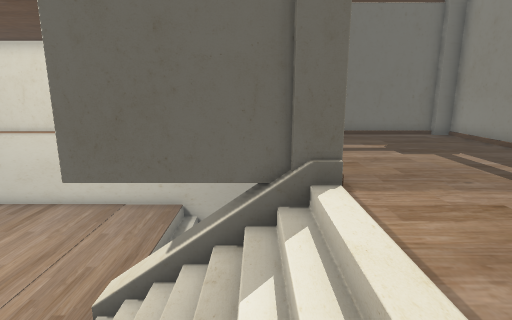
View 1 (above)

20 first-person views from a walk through a 3-D level made in the Unity game engine. The camera is 1.3 m above the floor, tilts 12° down and sees 80° across. The floor is counted in squares, 0.5 m on a side. Each view is taken from the middle of a square. On the plan, view 1 faces up. The plan holds only what a view shows up to about 20 squares ahead; the rest is blank. The player character is not drawn. Door leaves are left out, so doorways stand open. Some surface patterns are stand-ins.

View 2
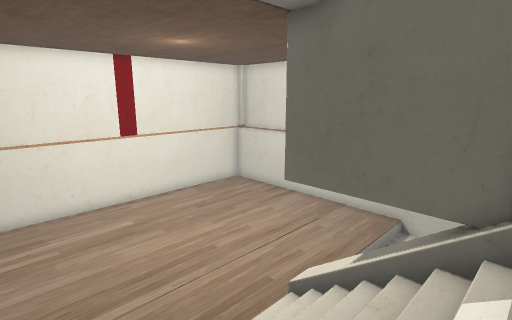

View 3
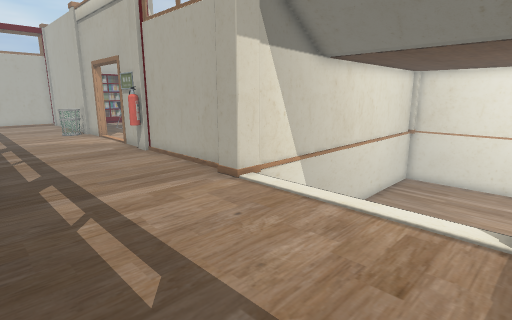

View 4
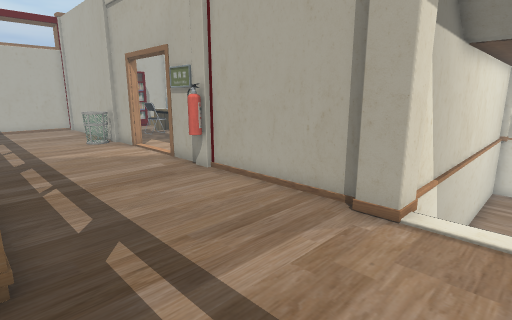

View 5
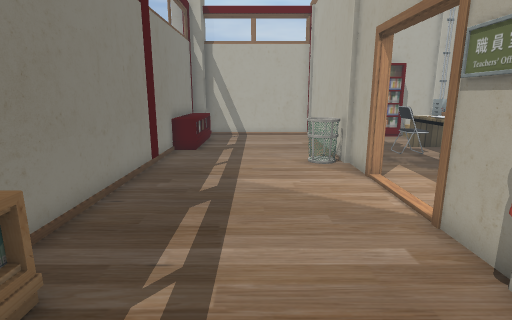

View 6
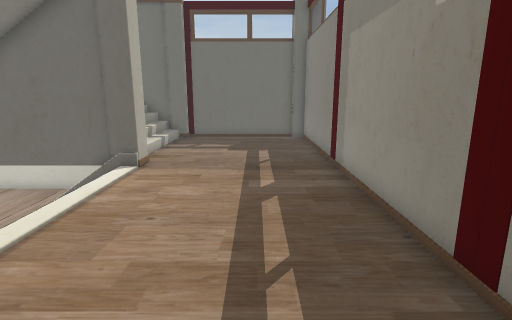

View 7
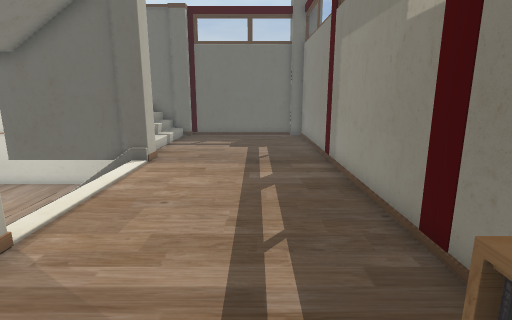

View 8
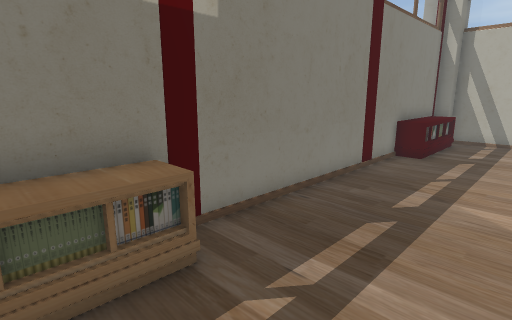

View 9
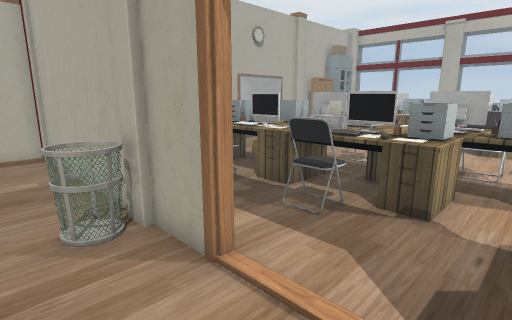

View 10
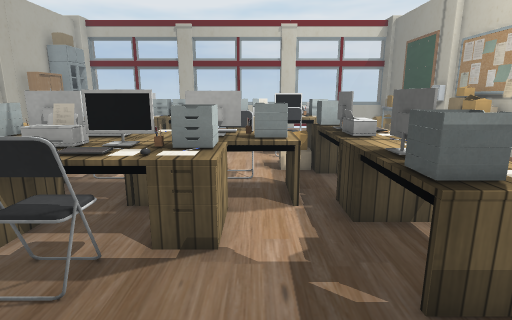

View 11
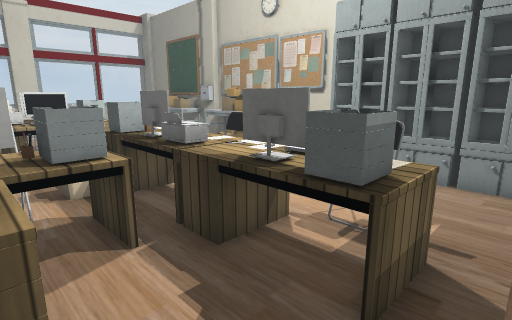

View 12
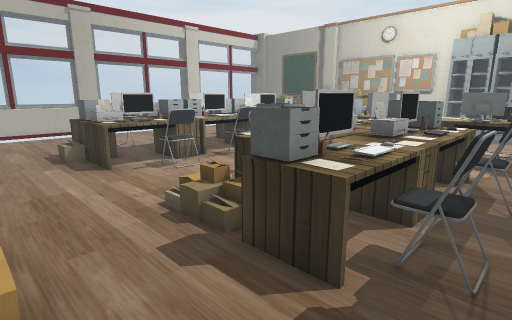

View 13
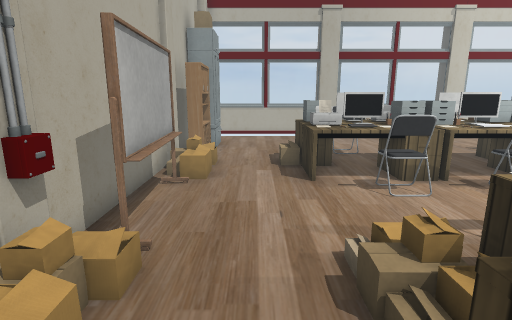

View 14
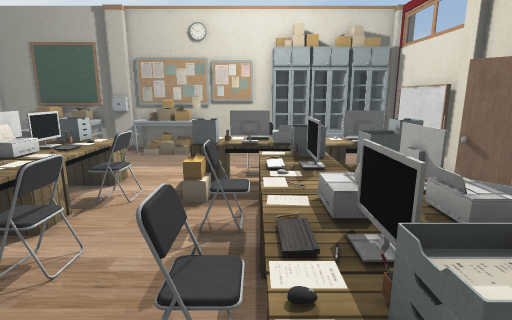

View 15
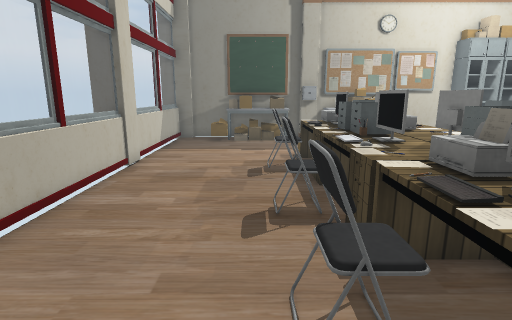

View 16
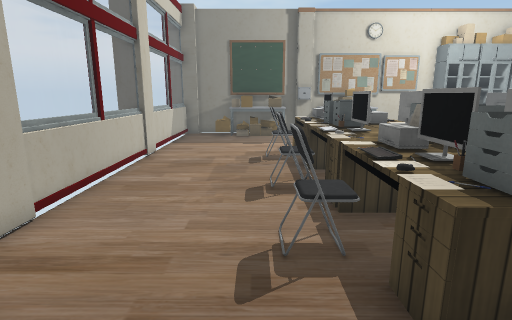

View 17
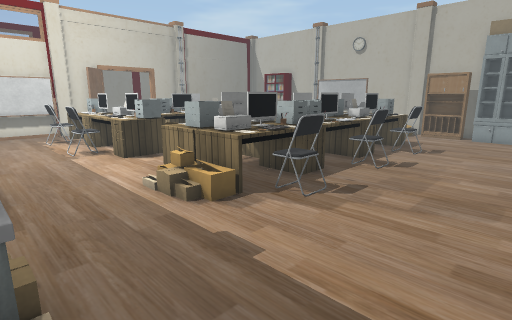

View 18
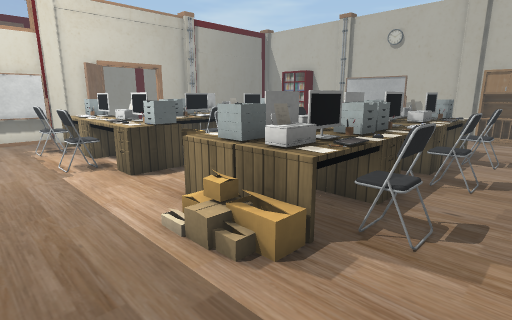

View 19
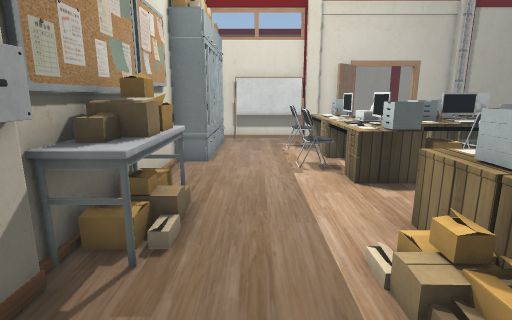

View 20
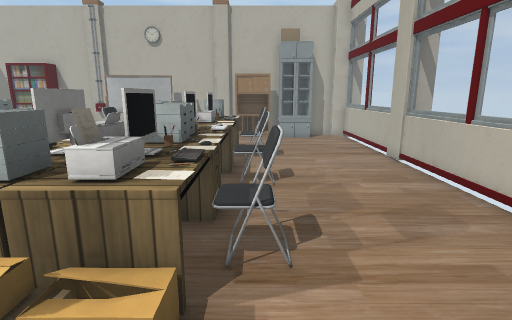

### Floor plan
Key: @ floor where view 1 was taken; # wall or solid block; . main floor; : floor 0.25 m higher than the main floor; + floor 0.5 m higher than the main floor; * floor 0.75 m higher than the main floor; % floor 1 m higher than the main floor; - floor 1.75 m lower than the main floor; / step, stairs or slope; D open door; = window, fence, low wall or low ledge; ^ raised ledge; v drop or lower ground; O other object.
Columns run from 24 left of view 1 to 10 right of it. Each row starts with its distance up from view 1.
 15                               ##O
 14           ####################  O#O
 13           #----------/  +:.......#
 12           #----------/  +:.......#
 11           #----------/  +:.......#
 10           #----------/   :.......#
  9           #----------/   :.......#
  8           #----------    :.......#
  7           #--------- =#   #......#
  6           #---------#######......#
  5           #----------/////.......#
  4           #----------/////.......#
  3           #---------    //.......#
  2           #--------      /.......#
  1           #-------       /.......#
  0           #------       @/.......#
 -1          ##################......#
 -2 O#O####################O###......#
 -3  =..###OO OOOOO...OOOOOOO#.......#
 -4  =......................O#......O
 -5  =......................O#......O
 -6  =......................O#......O#
 -7  =.......//......OO..O..O#......O#
 -8  =......:/:....OOOOOOOOOOOO.....O#
 -9 OO.....O=###O..OOOOOOO#O # ......#
-10 O#.....O#== OO.#OOOOOO^O##.......#
-11  =......==**+O.= OOO.....#.......#
-12  =......v  *O...OO#O.............#
-13  =......v## O...OO#O##...........#
-14  =.....O#==#.O...OOOO#...#D......#
-15  =.....O#O=#vO...OOOOOO..DD......#
-16  =......OO%*O...OOOOOOO..#O......#
-17 OO.....OOO##OO..OO#OOO.. OOO.....#
-18 O#.....OO== vO...O#OOOO. #OO.....#
-19  =.....#==* O....OO=#OO. # ......#
-20  =......v//*O....//##O.. #......O#
-21  =.......//.........OO.  #......OO
-22  =.....................  #......OO
-23  =....................   #......OO
-24  =..OOOOO///OOOOO//OOOO. #......O#
-25 OOO#OOOOOO##########OOO#########OOO
-26       ###O#                   ##O

Positions as (right, up) in squares from view 1, and headings:
1: (0, 0), facing up
2: (1, 0), facing up-left
3: (8, 6), facing down-left
4: (8, 1), facing down-left
5: (5, -5), facing down
6: (6, -5), facing up
7: (6, -6), facing up
8: (4, -6), facing down-right
9: (4, -11), facing down-left
10: (2, -12), facing left
11: (0, -13), facing up-left
12: (-1, -24), facing up-left
13: (-3, -22), facing left
14: (-7, -20), facing up
15: (-18, -21), facing up
16: (-18, -23), facing up
17: (-22, -3), facing down-right
18: (-19, -4), facing down-right
19: (-18, -5), facing right
20: (-17, -5), facing down
